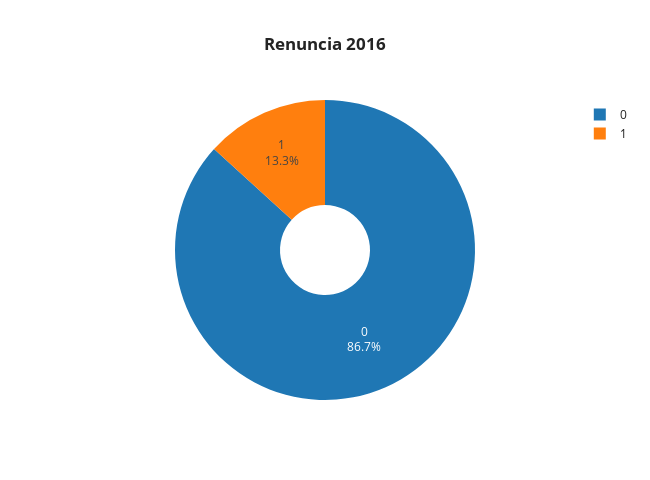

Notebook source saved alongside this figure:
### Code cell
import plotly.express as px
fig = px.pie(df_2015, names='renuncia2016', title='<b>Renuncia 2016<b>')

# Agregar el conteo como etiquetas en cada sección del gráfico
fig.update_traces(textinfo='label+percent', hole=0.3)

fig.update_layout(template='simple_white', title_x=0.5)
fig.update_layout(
    width=650,
    height=480)

fig.show()

### Figure 1 — Plotly figure (JSON) as saved in the notebook; plotly's stock layout.template omitted (floating-point values rounded to 4 significant figures; data arrays with more than 128 entries replaced by an {"elided": "..."} marker saying what was removed)
{"data": [{"domain": {"x": [0, 1], "y": [0, 1]}, "hole": 0.3, "hovertemplate": "renuncia2016=%{label}<extra></extra>", "labels": {"elided": "4308 int values"}, "legendgroup": "", "name": "", "showlegend": true, "textinfo": "label+percent", "type": "pie"}], "layout": {"height": 480, "legend": {"tracegroupgap": 0}, "title": {"text": "<b>Renuncia 2016<b>", "x": 0.5}, "width": 650}}
